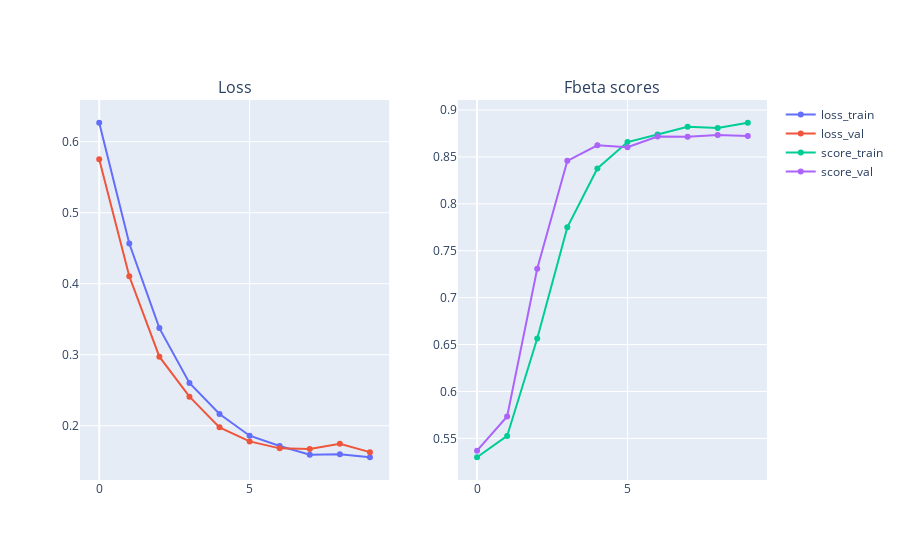

This figure's notebook cell:
### Code cell
loss_train = train_results["loss_train"]
loss_val = train_results["loss_val"]
score_train = train_results["score_train"]
score_val = train_results["score_val"]

fig = make_subplots(rows=1, cols=2, subplot_titles=("Loss", "Fbeta scores"))
fig.add_trace(
    go.Scatter(
        x=list(range(len(loss_train))),
        y=loss_train,
        name="loss_train",
    ),
    row=1, col=1
)
fig.add_trace(
    go.Scatter(
        x=list(range(len(loss_val))),
        y=loss_val,
        name="loss_val",
    ),
    row=1, col=1
)
fig.add_trace(
    go.Scatter(
        x=list(range(len(score_train))),
        y=score_train,
        name="score_train",
    ),
    row=1, col=2
)
fig.add_trace(
    go.Scatter(
        x=list(range(len(score_val))),
        y=score_val,
        name="score_val",
    ),
    row=1, col=2
)
fig.show()

### Figure 1 — Plotly figure (JSON) as saved in the notebook; plotly's stock layout.template omitted (floating-point values rounded to 4 significant figures)
{"data": [{"name": "loss_train", "type": "scatter", "x": [0, 1, 2, 3, 4, 5, 6, 7, 8, 9], "xaxis": "x", "y": [0.6267, 0.4566, 0.3375, 0.2603, 0.2166, 0.1859, 0.1714, 0.159, 0.1599, 0.1556], "yaxis": "y"}, {"name": "loss_val", "type": "scatter", "x": [0, 1, 2, 3, 4, 5, 6, 7, 8, 9], "xaxis": "x", "y": [0.5753, 0.4106, 0.2973, 0.2409, 0.1977, 0.1779, 0.1681, 0.1672, 0.1747, 0.1628], "yaxis": "y"}, {"name": "score_train", "type": "scatter", "x": [0, 1, 2, 3, 4, 5, 6, 7, 8, 9], "xaxis": "x2", "y": [0.5299, 0.5526, 0.6565, 0.7749, 0.8377, 0.8658, 0.874, 0.8823, 0.8809, 0.8864], "yaxis": "y2"}, {"name": "score_val", "type": "scatter", "x": [0, 1, 2, 3, 4, 5, 6, 7, 8, 9], "xaxis": "x2", "y": [0.5369, 0.5733, 0.7308, 0.8458, 0.8624, 0.8604, 0.8718, 0.8716, 0.8733, 0.8723], "yaxis": "y2"}], "layout": {"annotations": [{"font": {"size": 16}, "showarrow": false, "text": "Loss", "x": 0.225, "xanchor": "center", "xref": "paper", "y": 1, "yanchor": "bottom", "yref": "paper"}, {"font": {"size": 16}, "showarrow": false, "text": "Fbeta scores", "x": 0.775, "xanchor": "center", "xref": "paper", "y": 1, "yanchor": "bottom", "yref": "paper"}], "xaxis": {"anchor": "y", "domain": [0, 0.45]}, "xaxis2": {"anchor": "y2", "domain": [0.55, 1]}, "yaxis": {"anchor": "x", "domain": [0, 1]}, "yaxis2": {"anchor": "x2", "domain": [0, 1]}}}
